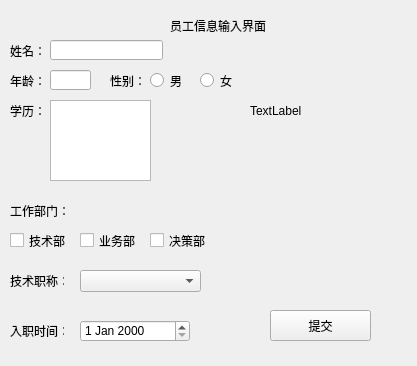
<?xml version="1.0" encoding="UTF-8"?>
<ui version="4.0">
 <class>Widget</class>
 <widget class="QWidget" name="Widget">
  <property name="geometry">
   <rect>
    <x>0</x>
    <y>0</y>
    <width>417</width>
    <height>366</height>
   </rect>
  </property>
  <property name="windowTitle">
   <string>Widget</string>
  </property>
  <widget class="QLineEdit" name="name">
   <property name="geometry">
    <rect>
     <x>50</x>
     <y>40</y>
     <width>113</width>
     <height>20</height>
    </rect>
   </property>
  </widget>
  <widget class="QLabel" name="label">
   <property name="geometry">
    <rect>
     <x>10</x>
     <y>40</y>
     <width>61</width>
     <height>21</height>
    </rect>
   </property>
   <property name="text">
    <string>姓名：</string>
   </property>
  </widget>
  <widget class="QLabel" name="label_2">
   <property name="geometry">
    <rect>
     <x>10</x>
     <y>70</y>
     <width>61</width>
     <height>21</height>
    </rect>
   </property>
   <property name="text">
    <string>年龄：</string>
   </property>
  </widget>
  <widget class="QLineEdit" name="age">
   <property name="geometry">
    <rect>
     <x>50</x>
     <y>70</y>
     <width>41</width>
     <height>20</height>
    </rect>
   </property>
  </widget>
  <widget class="QLabel" name="label_3">
   <property name="geometry">
    <rect>
     <x>110</x>
     <y>70</y>
     <width>61</width>
     <height>21</height>
    </rect>
   </property>
   <property name="text">
    <string>性别：</string>
   </property>
  </widget>
  <widget class="QRadioButton" name="male">
   <property name="geometry">
    <rect>
     <x>150</x>
     <y>70</y>
     <width>51</width>
     <height>21</height>
    </rect>
   </property>
   <property name="text">
    <string>男</string>
   </property>
  </widget>
  <widget class="QRadioButton" name="female">
   <property name="geometry">
    <rect>
     <x>200</x>
     <y>70</y>
     <width>51</width>
     <height>21</height>
    </rect>
   </property>
   <property name="text">
    <string>女</string>
   </property>
  </widget>
  <widget class="QLabel" name="label_4">
   <property name="geometry">
    <rect>
     <x>10</x>
     <y>100</y>
     <width>54</width>
     <height>21</height>
    </rect>
   </property>
   <property name="text">
    <string>学历：</string>
   </property>
  </widget>
  <widget class="QLabel" name="label_5">
   <property name="geometry">
    <rect>
     <x>10</x>
     <y>200</y>
     <width>81</width>
     <height>21</height>
    </rect>
   </property>
   <property name="text">
    <string>工作部门：</string>
   </property>
  </widget>
  <widget class="QListWidget" name="Degrees">
   <property name="geometry">
    <rect>
     <x>50</x>
     <y>100</y>
     <width>101</width>
     <height>81</height>
    </rect>
   </property>
  </widget>
  <widget class="QLabel" name="label_6">
   <property name="geometry">
    <rect>
     <x>170</x>
     <y>10</y>
     <width>141</width>
     <height>31</height>
    </rect>
   </property>
   <property name="text">
    <string>员工信息输入界面</string>
   </property>
  </widget>
  <widget class="QLabel" name="photo">
   <property name="geometry">
    <rect>
     <x>250</x>
     <y>50</y>
     <width>131</width>
     <height>121</height>
    </rect>
   </property>
   <property name="text">
    <string>TextLabel</string>
   </property>
  </widget>
  <widget class="QCheckBox" name="dept01">
   <property name="geometry">
    <rect>
     <x>10</x>
     <y>230</y>
     <width>71</width>
     <height>21</height>
    </rect>
   </property>
   <property name="text">
    <string>技术部</string>
   </property>
  </widget>
  <widget class="QCheckBox" name="dept02">
   <property name="geometry">
    <rect>
     <x>80</x>
     <y>230</y>
     <width>71</width>
     <height>21</height>
    </rect>
   </property>
   <property name="text">
    <string>业务部</string>
   </property>
  </widget>
  <widget class="QCheckBox" name="dept03">
   <property name="geometry">
    <rect>
     <x>150</x>
     <y>230</y>
     <width>71</width>
     <height>21</height>
    </rect>
   </property>
   <property name="text">
    <string>决策部</string>
   </property>
  </widget>
  <widget class="QLabel" name="label_8">
   <property name="geometry">
    <rect>
     <x>10</x>
     <y>270</y>
     <width>54</width>
     <height>21</height>
    </rect>
   </property>
   <property name="text">
    <string>技术职称：</string>
   </property>
  </widget>
  <widget class="QComboBox" name="techTitles">
   <property name="geometry">
    <rect>
     <x>80</x>
     <y>270</y>
     <width>121</width>
     <height>22</height>
    </rect>
   </property>
  </widget>
  <widget class="QLabel" name="label_9">
   <property name="geometry">
    <rect>
     <x>10</x>
     <y>320</y>
     <width>54</width>
     <height>21</height>
    </rect>
   </property>
   <property name="text">
    <string>入职时间：</string>
   </property>
  </widget>
  <widget class="QDateEdit" name="dateEdit">
   <property name="geometry">
    <rect>
     <x>80</x>
     <y>320</y>
     <width>110</width>
     <height>22</height>
    </rect>
   </property>
  </widget>
  <widget class="QPushButton" name="commit">
   <property name="geometry">
    <rect>
     <x>270</x>
     <y>310</y>
     <width>101</width>
     <height>31</height>
    </rect>
   </property>
   <property name="text">
    <string>提交</string>
   </property>
  </widget>
 </widget>
 <layoutdefault spacing="6" margin="11"/>
 <resources/>
 <connections/>
</ui>
